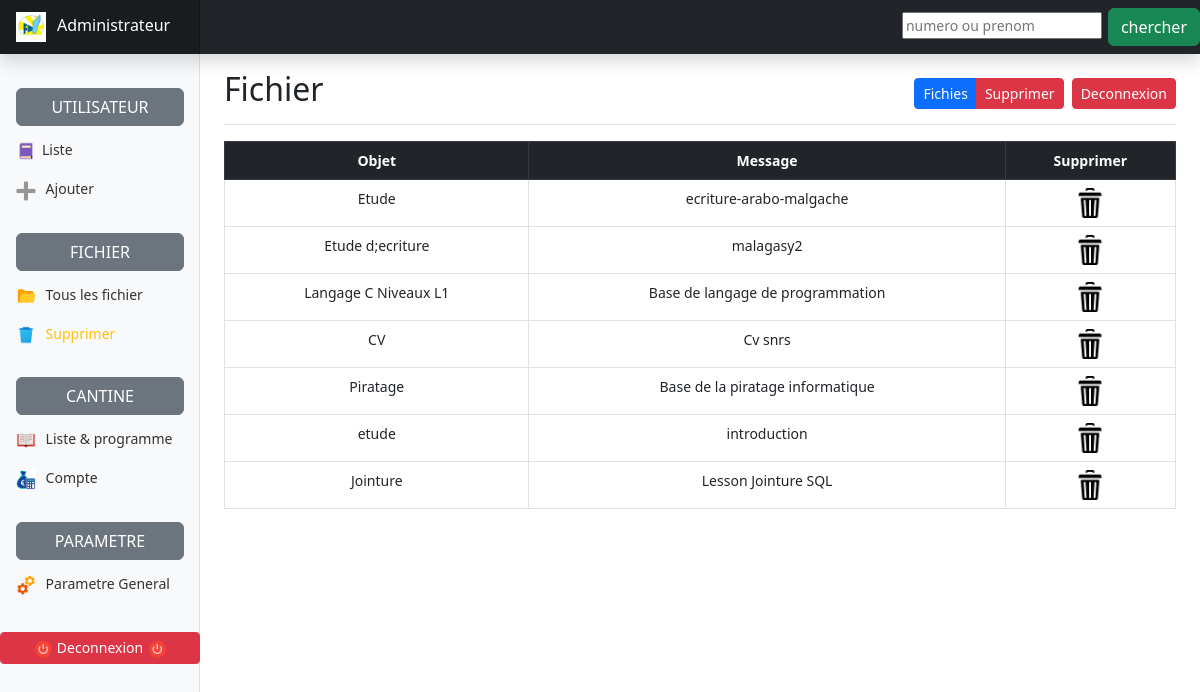
Screenshot of /admin/fichier1.php with the database file from the repository.
### tables this page shows
CREATE TABLE IF NOT EXISTS `principal` (
  `id` int(11) NOT NULL AUTO_INCREMENT,
  `id_ut` int(11) NOT NULL,
  `objett` varchar(200) NOT NULL,
  `fic` varchar(200) NOT NULL,
  `messagi` varchar(200) NOT NULL,
  PRIMARY KEY (`id`)
);

### admin/fichier1.php (the view, shortened to what this page needs)
<?php
include("../connexion.php");
?>
<!doctype html>
<html lang="en">
  <head>
    <link rel="stylesheet" href="../fichier/style.css">
<link href="css/bootstrap.min.css" rel="stylesheet">
    <link href="dashboard.css" rel="stylesheet">
  </head>
  <body>
<header class="navbar navbar-dark sticky-top bg-dark flex-md-nowrap p-0 shadow">
  <a class="navbar-brand col-md-3 col-lg-2 me-0 px-3 fs-6" href="#"><img src="../image/f.jpg" alt="" width="30" height="30" > &thinsp; Administrateur</a>
  <form action="recherche.php" method="POST" class="form-inline">
    <input type="text" name="eka1" class="  custom" placeholder="numero ou prenom" >
    &thinsp;<input type="submit" name="eka" class="btn btn-success" value="chercher"  >
 </form>
</header>
<div class="container-fluid">
  <div class="row">
    <nav id="sidebarMenu" class="col-md-3 col-lg-2 d-md-block bg-light sidebar collapse">
      <div class="position-sticky pt-3 sidebar-sticky">
        <h5 class=" d-flex justify-content-between align-items-center px-3 mt-4 mb-1 text-muted text-uppercase ">
          <span class="  btn btn-secondary custom  "> Utilisateur
          </span>
        </h5>
        <ul class="nav flex-column">
          <li class="nav-item">
            <a class="nav-link" href="index.php">
              <img src="../image/[034770].png" alt="" width="20" height="20"> &thinsp;<span class="">Liste</span>
            </a>
          </li>
          <li class="nav-item">
            <a class="nav-link" href="fomulaireUtilisateur.php">
              <img src="../image/m.png" alt="" width="20" height="20"> &thinsp; Ajouter
            </a>
          </li>
          </ul>
<h5 class=" d-flex justify-content-between align-items-center px-3 mt-4 mb-1 text-muted text-uppercase">
  <span class="  btn btn-secondary custom  ">Fichier</span>
</h5>
<ul class="nav flex-column mb-2">
  <li class="nav-item">
    <a class="nav-link" href="fichier.php">
      <img src="../image/[028988].png" alt="" width="20" height="20"> &thinsp; <span >Tous les fichier</span>
    </a>
  </li>
  <li class="nav-item">
    <a class="nav-link" href="fichier1.php">
      <img src="../image/sup.png" alt="" width="20" height="20"> &thinsp;  <span class="text-warning">Supprimer </span>
    </a>
  </li>
</ul>
<h5 class=" d-flex justify-content-between align-items-center px-3 mt-4 mb-1 text-muted text-uppercase">
  <span class="  btn btn-secondary custom  ">cantine</span>
</h5>
<ul class="nav flex-column mb-2">
  <li class="nav-item">
    <a class="nav-link" href="d1.php">
      <img src="../image/list.png" alt="" width="20" height="20"> &thinsp; <span >Liste & programme</span>
    </a>
  </li>
  <li class="nav-item">
    <a class="nav-link" href="fichier1.php">
      <img src="../image/[036756].png" alt="" width="20" height="20"> &thinsp;  <span>Compte </span>
    </a>
  </li>
</ul>
<h5 class=" d-flex justify-content-between align-items-center px-3 mt-4 mb-1 text-muted text-uppercase">
  <span class="  btn btn-secondary custom  ">Parametre</span>
</h5>
<ul class="nav flex-column mb-2">
  <li class="nav-item">
    <a class="nav-link" href="actualiser2.php">
      <img src="../image/[028989].png" alt="" width="20" height="20"> &thinsp; <span >Parametre General </span>
    </a>
  </li>
</ul>
&thinsp; &thinsp; <a href="#" class="btn btn-sm btn-danger custom ">
  <img src="../image/[028991].png" alt="" width="20" height="20">
Deconnexion
  <img src="../image/[028991].png" alt="" width="20" height="20"> </a>
</div>
</nav>
    <main class="col-md-9 ms-sm-auto col-lg-10 px-md-4">
      <div class="d-flex justify-content-between flex-wrap flex-md-nowrap align-items-center pt-3 pb-2 mb-3 border-bottom">
        <h1 class="h2">Fichier</h1>
        <div class="btn-toolbar mb-2 mb-md-0">
        <div class="btn-group me-2">
            <a href="fichier.php" class="btn btn-sm btn-primary"> Fichies </a>
            <a href="fichier1.php" class="btn btn-sm btn-danger"> Supprimer </a>
          </div>
          <a href="../index.php" class="btn btn-sm btn-danger"> Deconnexion</a>
        </div>
      </div>
      <table class="table table-bordered  ">
                       <tr class="table-dark ">
                            <th><center>Objet</center></th>
                            <th><center>Message</center></th>
                            <th><center>Supprimer</center></th>
                       </tr>
                           <?php
                           $sql = "SELECT nom ,prenom ,direction ,objett,fic,messagi,numUt ,principal.id FROM principal ,utilisateur
                            where (principal.id_ut=utilisateur.numUt) ";
                           $req = mysqli_query($conn , $sql);
                          if(mysqli_num_rows($req)== 0)
                                     {
                                         $aaa =("Base de donne vide ");
                                     }
                        else{
                                  while($row=mysqli_fetch_assoc($req)) {
                             ?>
                          <tr>
                              <td><center><?php echo $row['objett']; ?></center> </td>
                              <td> <center><?php echo $row['messagi']; ?> </center></td>
                              <th class="table-">
                                <center>
                                    <a href="sup.php?sup=<?php echo $row['id']; ?>">
                                     <img src="../image/sip.png" alt="" width="30" height="30">
                                    </a>
                                </center>
                              </th>
                          </tr>
                          <?php }} ?>
                  </table>
</div>
  </body>
</html>

### fichier/style.css (style rules this page uses)
.custom { width: 200px !important; }

### admin/dashboard.css (style rules this page uses)
body { font-size: .875rem; }
.sidebar { position: fixed; top: 0; bottom: 0; left: 0; z-index: 100; padding: 48px 0 0; box-shadow: inset -1px 0 0 rgba(0, 0, 0, .1); }
.sidebar-sticky { height: calc(100vh - 48px); overflow-x: hidden; overflow-y: auto; }
.sidebar .nav-link { font-weight: 500; color: #333; }
.navbar-brand { padding-top: .75rem; padding-bottom: .75rem; background-color: rgba(0, 0, 0, .25); box-shadow: inset -1px 0 0 rgba(0, 0, 0, .25); }

### rows the page displays
principal: objett "Etude", messagi "ecriture-arabo-malgache"
principal: objett "Etude d;ecriture", messagi "malagasy2"
principal: objett "Langage C Niveaux L1", messagi "Base de langage de programmation"
principal: objett "CV", messagi "Cv snrs"
principal: objett "Piratage", messagi "Base de la piratage informatique"
principal: objett "etude", messagi "introduction"
principal: objett "Jointure", messagi "Lesson Jointure SQL"
